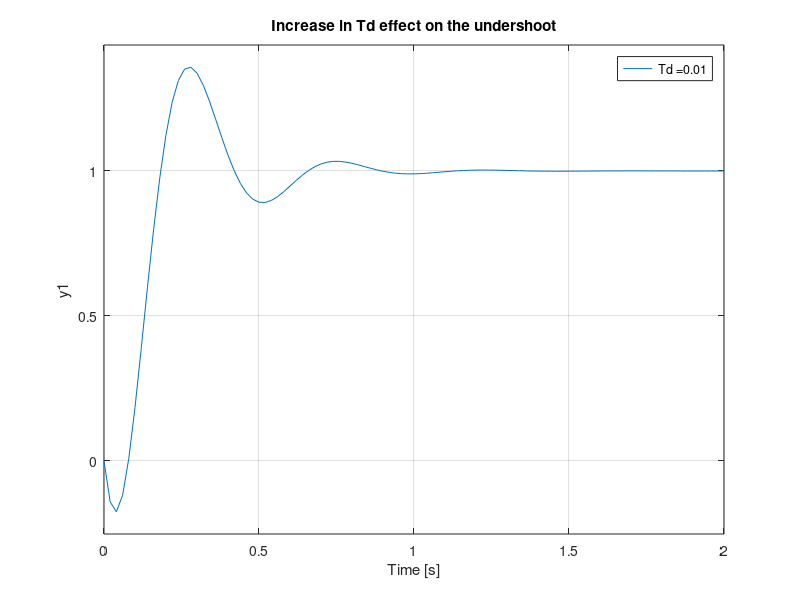
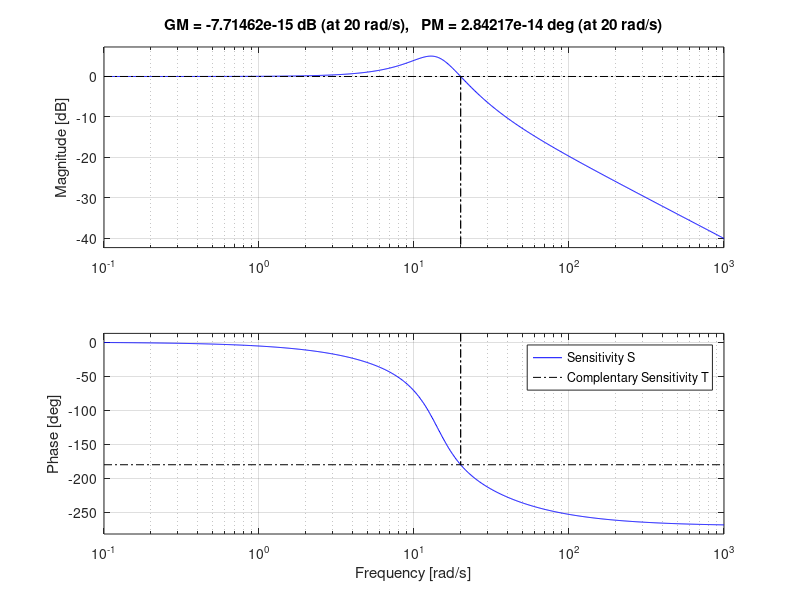

Write MATLAB code to recreate these figures, in order.
close all; clear all; clc 

%Student Numbers
% 20523043 Pavel 
% 20509464 Tyler
% 20482444 Henrietta

s = tf('s');

Td = linspace(0.01, 0.1, 20);

P = 1 / (s*(s+10));

 
Kp = 100;
Kd = 2*sqrt(Kp) - 10;

C = Kd*s + Kp;

figure();hold on;
legendCell = cell(length(Td),1);
for i = 1:length(Td)
    delay = (1 - Td(i) * s / 2) / (1 + Td(i) * s / 2);
    L = C*delay*P;
    sys = feedback(L,1);
    step(sys);
    legendCell{i} = strcat('Td = ',num2str(Td(i)));
end 

title('Increase in Td effect on the undershoot');
legend(legendCell);

figure();
hold on
title('Sensitivity Analysis');
margin(1 / (1 + L));
margin(sys);
legend('Sensitivity S','Complentary Sensitivity T');
